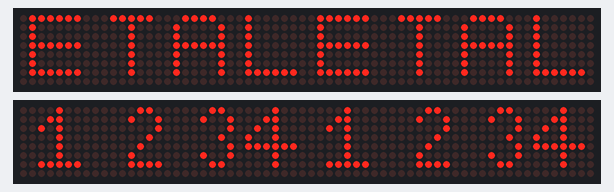
Bench run of a sketch on a simulated Arduino Mega 2560, built with avr-gcc and run on an emulated ATmega2560. Shown: 2 × 64×8 LED matrix. Wiring (from diagram.json): 2 × 8 × MAX7219 LED driver: data pin 22, clock pin 23, CS pin 24 / data pin 25, clock pin 26, CS pin 27. At 0.3 s the program stops and its outputs stay as they are.

Above: at 0.4 s.

The sketch:

ETALVIS_Problem_17_05.ino
```cpp
//Embedded Systems programming - GPIO
//Dot Matrix Control Problems
//use max 7219-matrix DOTMATRIX
//use PORT A
//self Assessment set -17 Problem 05
//display "ETAL" ON TOP AND "1234" ON BOTTOM.


// === FONT ARRAYS ===
unsigned char letterE[8] = {
  0b01111110, 0b00000010, 0b00000010, 0b01111110,
  0b00000010, 0b00000010, 0b01111110, 0b00000000
};

unsigned char letterT[8] = {
  0b01111100, 0b00010000, 0b00010000, 0b00010000,
  0b00010000, 0b00010000, 0b00010000, 0b00000000
};

unsigned char letterA[8] = {
  0b00111100, 0b01000010, 0b01000010, 0b01111110,
  0b01000010, 0b01000010, 0b01000010, 0b00000000
};

unsigned char letterL[8] = {
  0b00000010, 0b00000010, 0b00000010, 0b00000010,
  0b00000010, 0b00000010, 0b01111110, 0b00000000
};

unsigned char digit1[8] = {
  0b00010000, 0b00011000, 0b00010100, 0b00010000,
  0b00010000, 0b00010000, 0b01111100, 0b00000000
};

unsigned char digit2[8] = {
  0b01100000, 0b10010000, 0b10000000, 0b01000000,
  0b00100000, 0b00010000, 0b11110000, 0b00000000
};

unsigned char digit3[8] = {
  0b01100000, 0b10010000, 0b10000000, 0b01000000,
  0b10000000, 0b10010000, 0b01100000, 0b00000000
};

unsigned char digit4[8] = {
  0b00010000, 0b00011000, 0b00010100, 0b00010010,
  0b01111110, 0b00010000, 0b00010000, 0b00000000
};

// === GPIO ADDRESSES ===
#define PA_DDR  (*(volatile unsigned char*)0x21)
#define PA_PORT (*(volatile unsigned char*)0x22)

// === MACROS (no shift/bit) ===
#define SET0(p) (p |= 0x01)
#define SET1(p) (p |= 0x02)
#define SET2(p) (p |= 0x04)
#define SET3(p) (p |= 0x08)
#define SET4(p) (p |= 0x10)
#define SET5(p) (p |= 0x20)

#define CLR0(p) (p &= ~0x01)
#define CLR1(p) (p &= ~0x02)
#define CLR2(p) (p &= ~0x04)
#define CLR3(p) (p &= ~0x08)
#define CLR4(p) (p &= ~0x10)
#define CLR5(p) (p &= ~0x20)

// === UTILITY ===
void delay1() {
  for (volatile int i = 0; i < 100; i++);
}

void pulse(unsigned char clk) {
  if (clk == 0) { CLR0(PA_PORT); delay1(); SET0(PA_PORT); }
  else if (clk == 1) { CLR1(PA_PORT); delay1(); SET1(PA_PORT); }
  else if (clk == 2) { CLR2(PA_PORT); delay1(); SET2(PA_PORT); }
  else if (clk == 3) { CLR3(PA_PORT); delay1(); SET3(PA_PORT); }
  else if (clk == 4) { CLR4(PA_PORT); delay1(); SET4(PA_PORT); }
  else if (clk == 5) { CLR5(PA_PORT); delay1(); SET5(PA_PORT); }
}

void set_pin(unsigned char pin) {
  if (pin == 0) SET0(PA_PORT);
  else if (pin == 1) SET1(PA_PORT);
  else if (pin == 2) SET2(PA_PORT);
  else if (pin == 3) SET3(PA_PORT);
  else if (pin == 4) SET4(PA_PORT);
  else if (pin == 5) SET5(PA_PORT);
}

void clr_pin(unsigned char pin) {
  if (pin == 0) CLR0(PA_PORT);
  else if (pin == 1) CLR1(PA_PORT);
  else if (pin == 2) CLR2(PA_PORT);
  else if (pin == 3) CLR3(PA_PORT);
  else if (pin == 4) CLR4(PA_PORT);
  else if (pin == 5) CLR5(PA_PORT);
}

void send16(unsigned char din, unsigned char clk, unsigned short data) {
  for (char i = 15; i >= 0; i--) {
    if (data & (1 << i)) set_pin(din);
    else clr_pin(din);
    pulse(clk);
  }
}

void send_row(unsigned char din, unsigned char clk, unsigned char cs,
              unsigned char row,
              unsigned char d1, unsigned char d2,
              unsigned char d3, unsigned char d4) {
  clr_pin(cs);
  send16(din, clk, (row << 8) | d4);
  send16(din, clk, (row << 8) | d3);
  send16(din, clk, (row << 8) | d2);
  send16(din, clk, (row << 8) | d1);
  set_pin(cs);
}

void max7219_init(unsigned char din, unsigned char clk, unsigned char cs) {
  send_row(din, clk, cs, 0x0C, 1,1,1,1);
  send_row(din, clk, cs, 0x09, 0,0,0,0);
  send_row(din, clk, cs, 0x0A, 8,8,8,8);
  send_row(din, clk, cs, 0x0B, 7,7,7,7);
  send_row(din, clk, cs, 0x0F, 0,0,0,0);
  for (unsigned char i = 1; i <= 8; i++)
    send_row(din, clk, cs, i, 0, 0, 0, 0);
}

// === MAIN ===
int main(void) {
  PA_DDR = 0b00111111;  // Set PA0–PA5 as output

  max7219_init(0, 1, 2); // Top chain: ETAL
  max7219_init(3, 4, 5); // Bottom chain: 1234

  for (unsigned char r = 1; r <= 8; r++) {
    send_row(0,1,2, r,  // top display
      letterL[r-1],
      letterA[r-1],
      letterT[r-1],
      letterE[r-1]);

    send_row(3,4,5, r,  // bottom display
      digit4[r-1],
      digit3[r-1],
      digit2[r-1],
      digit1[r-1]);
  }

  while(1);
}
```
